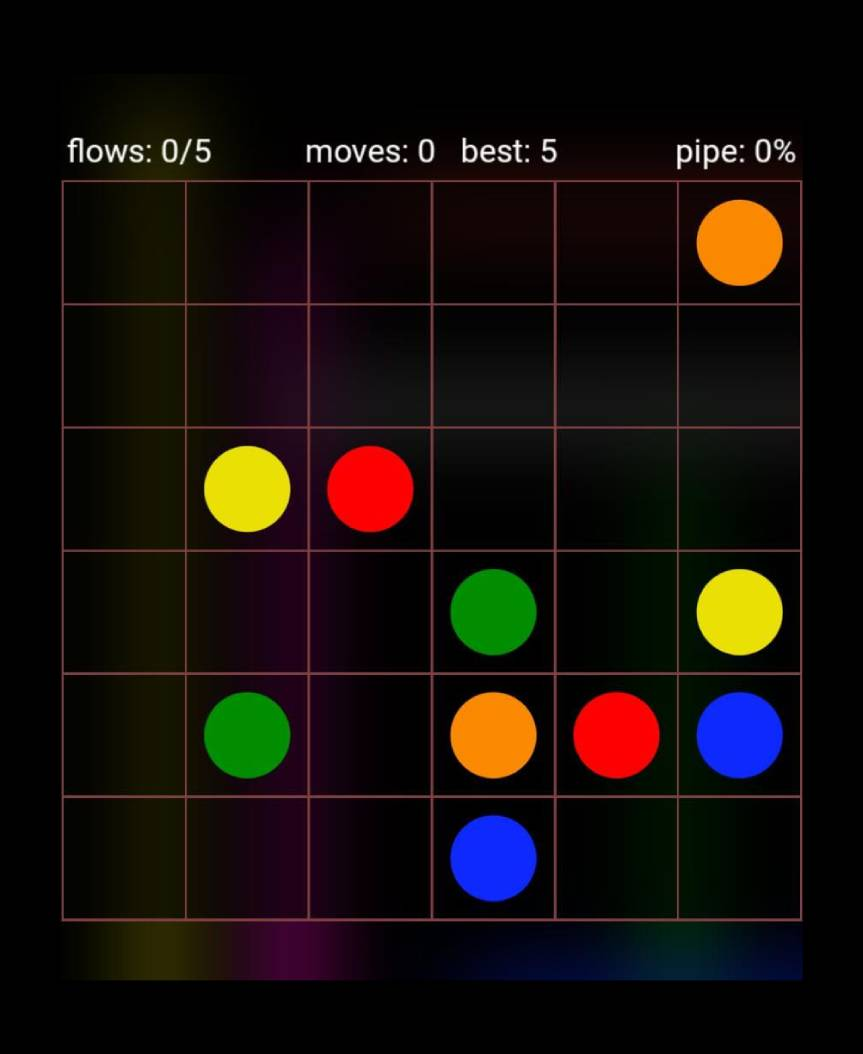
#> input picture Flow Free Game/6x6.jpg, 863 x 1054 px, found by its file name
$ jupyter execute 'game solver.ipynb'
#> lines starting #> are read from the running program, lines starting #| are printed output that depends on the picture; after the words box and inside, x2 and y2 are one past the last pixel; in counts of white or black regions, pixels touching at a corner belong together
[cell 1]
import cv2
from math import sqrt
import numpy as np
from matplotlib import pyplot as plt

[cell 2]
path = "/home/ben/Code/Flow-Free-Solver-Using-OpenCV/Flow Free Game/6x6.jpg"
height = 500
width = 500

img = cv2.imread(path)
#> img is the input picture: shape (1054, 863, 3); mean B, G, R 11.2, 15, 21.8
img = cv2.resize(img,(width, height))
#> img: shape (500, 500, 3)
imgBlank = np.zeros((height,width, 3), np.uint)

[cell 3]
imgGray = cv2.cvtColor(img, cv2.COLOR_BGR2GRAY)
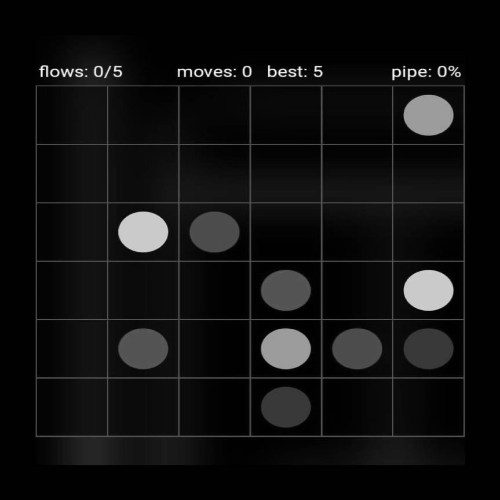
#> imgGray: shape (500, 500); min 0, max 253, mean 16.6
imgBlur = cv2.GaussianBlur(imgGray,(5,5),1)
_, th4 = cv2.threshold(img, 127, 255, cv2.THRESH_TOZERO)
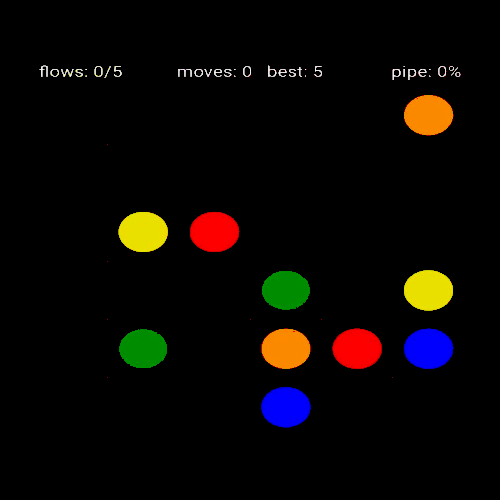
#> th4: shape (500, 500, 3); mean B, G, R 3.9, 6.9, 10

res = cv2.bitwise_xor(img, th4)
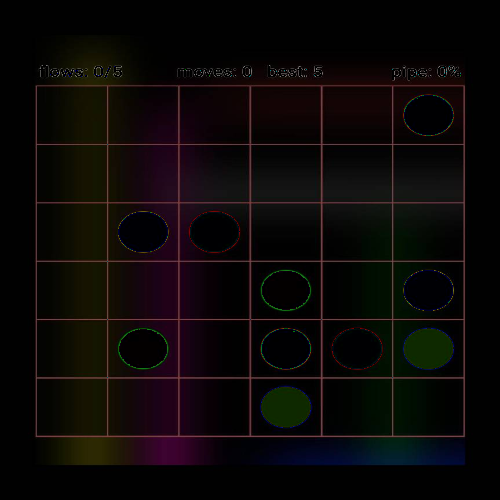
#> res: shape (500, 500, 3); mean B, G, R 7.3, 8.1, 11.7
imgGray_grid = cv2.cvtColor(res, cv2.COLOR_BGR2GRAY)
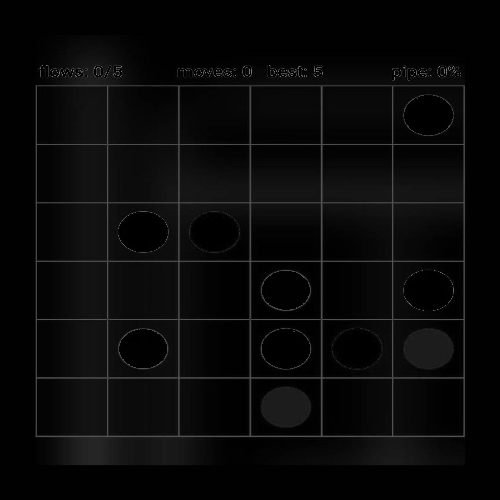
#> imgGray_grid: shape (500, 500); min 0, max 126, mean 9.1
imgBlur = cv2.GaussianBlur(imgGray_grid,(5,5),1)
imgThreshold = cv2.adaptiveThreshold(imgBlur,255,1,1,11,2)
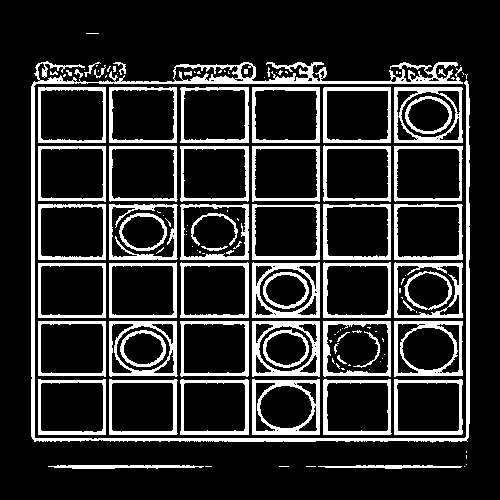
#> imgThreshold: shape (500, 500); 17.5% white; 131 white regions (69 under 20 px), largest, box (x1, y1, x2, y2) and area: (31, 61, 470, 443) 7472, (252, 379, 320, 435) 1386, (252, 262, 320, 318) 1363

imgGray_box = cv2.cvtColor(img, cv2.COLOR_BGR2GRAY)
imgBlur_box = cv2.GaussianBlur(imgGray_box,(5,5),1)
imgThreshold_box = cv2.adaptiveThreshold(imgBlur_box,255,1,1,11,2)
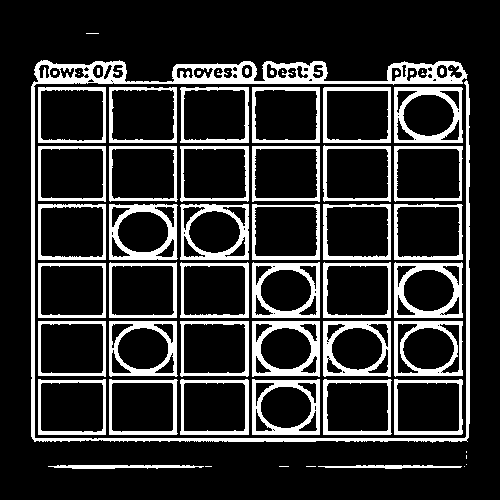
#> imgThreshold_box: shape (500, 500); 18.4% white; 64 white regions (22 under 20 px)

contours_box, heirarchy = cv2.findContours(imgThreshold_box, cv2.RETR_EXTERNAL, cv2.CHAIN_APPROX_SIMPLE)
#> contours_box = 47 contours, 8 with area under 20; largest, box (x1, y1, x2, y2) and area: (31, 60, 470, 443) 9532, (394, 87, 463, 143) 3696, (252, 87, 320, 143) 3685, (323, 87, 391, 143) 3684, (38, 87, 106, 143) 3684

[cell 4]
def biggestContour(contours):
    biggest = np.array([])
    max_area = 0
    for cnt in contours:
        area= cv2.contourArea(cnt)
        if area>500:
            peri = cv2.arcLength(cnt,True)
            approx = cv2.approxPolyDP(cnt, 0.02*peri,True)
            if area>max_area and len(approx)==4:
                max_area = area
                biggest = approx
#> this loop made 47 passes
#> (area, peri, max_area, biggest) on passes 10, 28, 33, 40: (3639, 247.3, 3639, [[394, 379], [394, 434], [462, 433], [461, 379]]), (3662.5, 250.4, 3662.5, [[394, 204], [394, 259], [462, 259], [461, 204]]), (3670, 251.5, 3670, [[38, 204], [38, 259], [105, 259], [105, 204]]), (3695.5, 247.1, 3695.5, [[394, 87], [394, 142], [462, 142], [461, 87]])
#> after the loop, max_area = 3695.5
    return biggest, max_area

def reorder(points):
    points = points.reshape((4,2))
    pointsnew = np.zeros((4,1,2),dtype= np.int32)
    add = points.sum(1)
    pointsnew[0] = points[np.argmin(add)]
    pointsnew[3] = points[np.argmax(add)]
    diff = np.diff(points,axis=1)
    pointsnew[1] = points[np.argmin(diff)]
    pointsnew[2] = points[np.argmax(diff)]
    return pointsnew

def splitBoxes(img,n):
    rows = np.vsplit(img,n)
    boxes=[]
    for r in rows:
        cols = np.hsplit(r,n)
        for box in cols:
            boxes.append(box)
    return boxes

col_val = [[0,0,254,1],[0,141,2,2],[4,224,234,3],[254,41,14,4],[0,137,250,5]]

def predict(boxes):
    board = []
    for image in boxes:
        col = (image[50,50])
        e = 0
        for i in col_val:
            if i[0]==col[0] and i[1]==col[1] and i[2]==col[2]:
                e = i[3]
        board.append(e)
    return board

[cell 5]
biggest_box, maxArea_box = biggestContour(contours_box)
#> biggest_box = [[394, 87], [394, 142], [462, 142], [461, 87]]; maxArea_box = 3695.5
imgBigcontours_box = img.copy()
if biggest_box.size!= 0:
    biggest = reorder(biggest_box)
#> in reorder, `points = points.reshape((4,2))`: points = [[394, 87], [394, 142], [462, 142], [461, 87]]
#> in reorder, `add = points.sum(1)`: add = [481, 536, 604, 548]
#> in reorder, `diff = np.diff(points,axis=1)`: diff = [-307, -252, -320, -374]
#> biggest = [[394, 87], [461, 87], [394, 142], [462, 142]]
    cv2.drawContours(imgBigcontours_box, biggest, -1,(0,0,255),10)
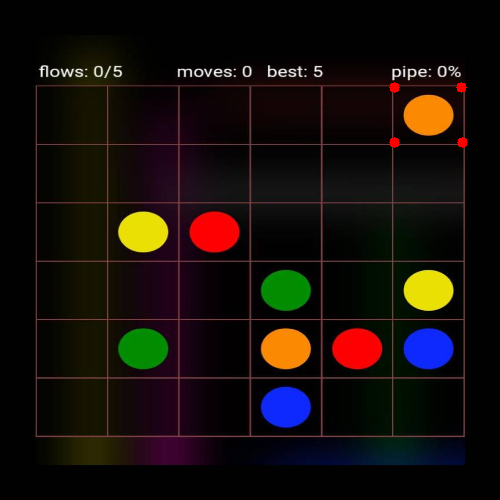
#> imgBigcontours_box: shape (500, 500, 3); mean B, G, R 11.1, 15, 22
    pts1 = np.float32(biggest)
#> pts1 = [[394, 87], [461, 87], [394, 142], [462, 142]]
    pts2 = np.float32([[0,0],[width,0],[0,height],[width,height]])
    matrix = cv2.getPerspectiveTransform(pts1,pts2)
#> matrix = [[7.64, 1.01e-15, -3011.4], [7.54e-16, 9.45, -822.1], [9.09e-19, 0.000278, 1]]

[cell 6]
edges= cv2.Canny(imgGray_grid, 175,300)
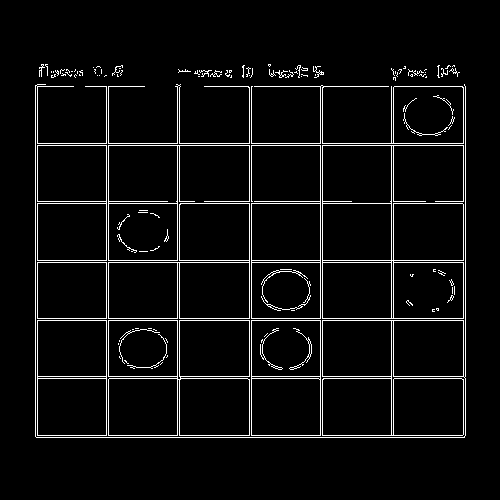
#> edges: shape (500, 500); 4.7% white in thin lines or dots, all inside (x1, y1, x2, y2) = (35, 64, 466, 438)
contours, hierarchy= cv2.findContours(edges.copy(), cv2.RETR_EXTERNAL, cv2.CHAIN_APPROX_NONE)
#> contours = 79 contours, 68 with area under 20; largest, box (x1, y1, x2, y2) and area: (322, 145, 464, 319) 19968, (35, 84, 466, 438) 15710, (108, 320, 250, 436) 15708, (108, 203, 250, 319) 11776, (251, 145, 321, 319) 7938

biggest, maxArea = biggestContour(contours)
#> the loop in biggestContour (call 2), `for cnt in contours:` made 79 passes
#> (area, peri, max_area, biggest) on pass 1: (7935, 368, 7935, [[251, 320], [251, 435], [320, 435], [320, 320]])
#> biggest = [[251, 320], [251, 435], [320, 435], [320, 320]]; maxArea = 7935

if biggest.size!= 0:
    biggest = reorder(biggest)
#> biggest = [[251, 320], [320, 320], [251, 435], [320, 435]]
    pts1 = np.float32(biggest)
#> pts1 = [[251, 320], [320, 320], [251, 435], [320, 435]]
    pts2 = np.float32([[0,0],[width,0],[0,height],[width,height]])
    cv2.drawContours(img.copy(), biggest, -1,(0,0,255),10)
    matrix = cv2.getPerspectiveTransform(pts1,pts2)
#> matrix = [[7.25, 0, -1818.8], [7.11e-16, 4.35, -1391.3], [0, 0, 1]]
    imgWarpColored = cv2.warpPerspective(img, matrix, (width,height))
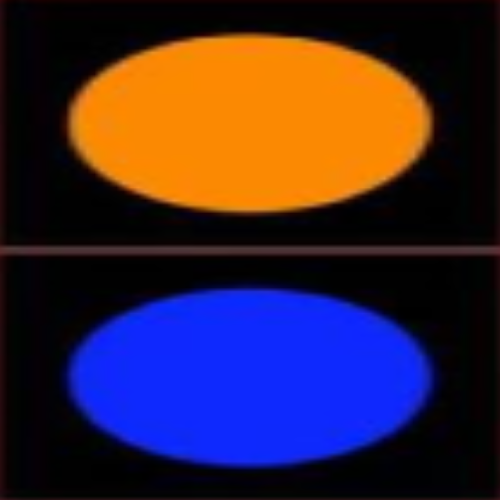
#> imgWarpColored: shape (500, 500, 3); mean B, G, R 55.2, 38, 57.3
    imgDetectedCircles = imgBlank.copy()
    # imgWarpColored = cv2.cvtColor(imgWarpColored,cv2.COLOR_BGR2GRAY)

cv2.drawContours(img,contours, -1,(0,255,0),3)
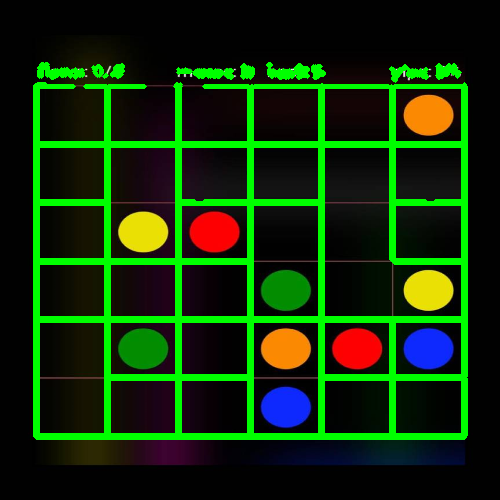
#> img: shape (500, 500, 3); mean B, G, R 7.9, 47.4, 16.4
cv2.imshow("Result", img)

[cell 7]
imgSolvedDigits = imgBlank.copy()

n = int(sqrt(maxArea/maxArea_box))
#> n = 1
print(maxArea,maxArea_box)
#| 7935.0 3695.5
boxes = splitBoxes(imgWarpColored,n)
#> in splitBoxes, `rows = np.vsplit(img,n)`: rows = 1 item
#> the loop in splitBoxes, `for r in rows:` made 1 pass
#> boxes = 1 item
board = predict(boxes)
#> the loop in predict, `for image in boxes:` made 1 pass
#> col on pass 1: [1, 1, 1]
#> after the loop in predict, `for image in boxes:`: board = [0]
#> board = [0]
print(board)
#| [0]
bt  = open('board.txt','w')
bt.write(str(int(sqrt(len(board))))+"\n")
for i in range(len(board)):
    bt.write(str(board[i])+" ")
#> this loop made 1 pass
bt.close()

$ run again, with Flow Free Game/5x5.jpg copied over Flow Free Game/6x6.jpg
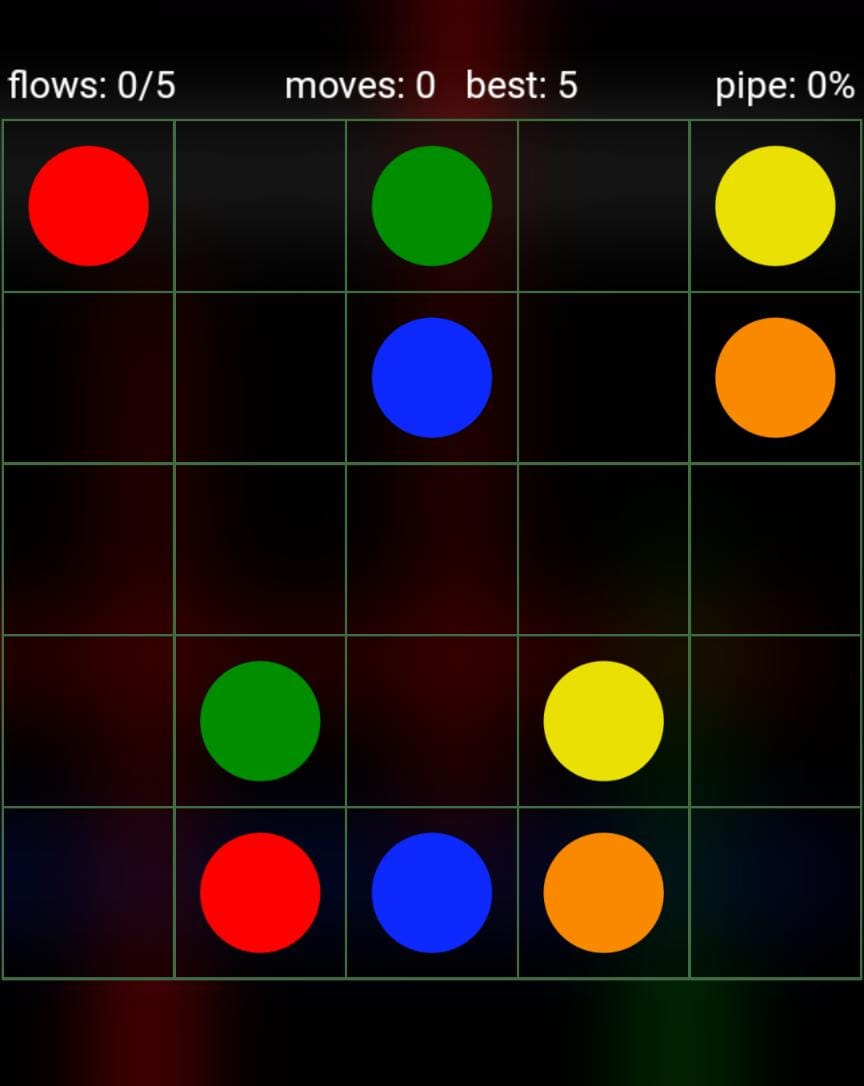
#> input picture Flow Free Game/5x5.jpg, 864 x 1086 px, found by its file name
#> img is the input picture: shape (1086, 864, 3); mean B, G, R 14.1, 21.2, 32.8
#> `imgThreshold = cv2.adaptiveThreshold(imgBlur,255,1,1,11,2)`:
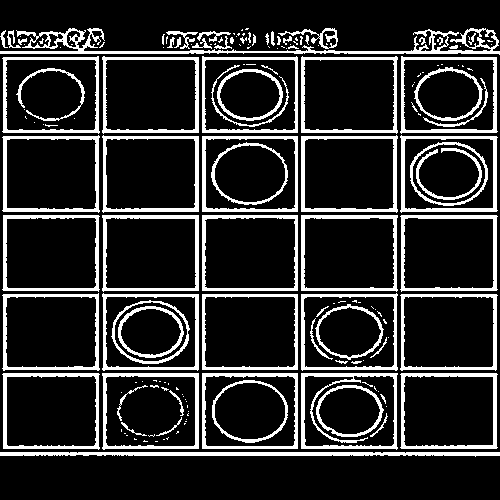
#> imgThreshold: shape (500, 500); 17.2% white; 175 white regions (98 under 20 px), largest, box (x1, y1, x2, y2) and area: (0, 28, 500, 55) 2826, (0, 452, 500, 457) 1919, (301, 373, 398, 450) 1498
#> imgThreshold_box: shape (500, 500); 18.7% white; 49 white regions (5 under 20 px)
#> contours_box = 27 contours; largest, box (x1, y1, x2, y2) and area: (0, 27, 500, 55) 8150, (301, 56, 398, 134) 7134, (301, 293, 398, 371) 7133, (102, 293, 199, 371) 7133, (102, 56, 199, 134) 7133
#> the loop in biggestContour, `for cnt in contours:` made 27 passes
#> (area, peri, max_area, biggest) on passes 2, 5, 7, 9, 23: (7129, 343.3, 7129, [[400, 374], [401, 448], [497, 447], [496, 373]]), (7131, 343.7, 7131, [[102, 373], [103, 449], [198, 448], [198, 373]]), (7131.5, 344.7, 7131.5, [[400, 295], [401, 370], [496, 369], [496, 294]]), (7133, 345.3, 7133, [[397, 294], [301, 294], [301, 369], [396, 370]]), (7134, 345.3, 7134, [[301, 57], [301, 132], [397, 132], [396, 56]])
#> after the loop in biggestContour, `for cnt in contours:`: max_area = 7134
#> biggest_box = [[301, 57], [301, 132], [397, 132], [396, 56]]; maxArea_box = 7134
#> points = [[301, 57], [301, 132], [397, 132], [396, 56]]
#> add = [358, 433, 529, 452]
#> diff = [-244, -169, -265, -340]
#> `biggest = reorder(biggest_box)`: biggest = [[301, 57], [396, 56], [301, 132], [397, 132]]
#> imgBigcontours_box: shape (500, 500, 3); mean B, G, R 14.1, 21.1, 33
#> `matrix = cv2.getPerspectiveTransform(pts1,pts2)`: matrix = [[5.62, -5.16e-16, -1690.9], [0.0747, 7.09, -426.9], [0.000149, 0.000146, 1]]
#> edges: shape (500, 500); 5% white in thin lines or dots, all inside (x1, y1, x2, y2) = (0, 31, 500, 452)
#> contours = 86 contours, 83 with area under 20; largest, box (x1, y1, x2, y2) and area: (0, 54, 500, 452) 198101, (436, 35, 442, 44) 23, (418, 35, 425, 45) 22
#> the loop in biggestContour (call 2), `for cnt in contours:` made 86 passes
#> (area, peri, max_area, biggest) on pass 1: (198101, 1789.7, 198101, [[0, 55], [1, 451], [499, 450], [498, 54]])
#> `biggest, maxArea = biggestContour(contours)`: biggest = [[0, 55], [1, 451], [499, 450], [498, 54]]; maxArea = 198101
#> `biggest = reorder(biggest)`: biggest = [[0, 55], [498, 54], [1, 451], [499, 450]]
#> `matrix = cv2.getPerspectiveTransform(pts1,pts2)`: matrix = [[1, -0.00254, 0.139], [0.00254, 1.26, -69.44], [8.45e-22, 4.21e-19, 1]]
#> `cv2.drawContours(img,contours, -1,(0,255,0),3)`:
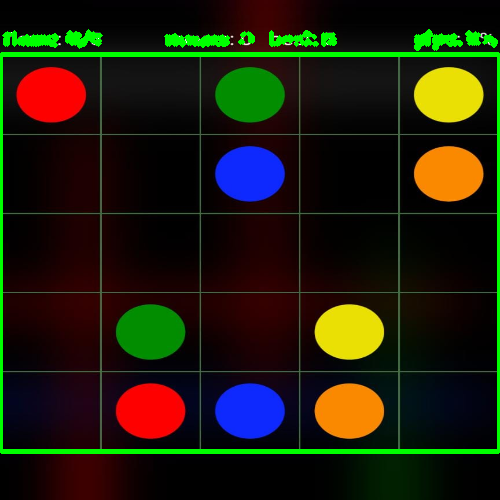
#> img: shape (500, 500, 3); mean B, G, R 12, 29.8, 30.5
#> n = 5
#| 198101.0 7134.0
#> rows = 5 items
#> the loop in splitBoxes, `for r in rows:` made 5 passes
#> after the loop in splitBoxes, `for r in rows:`: boxes = 25 items
#> the loop in predict, `for image in boxes:` made 25 passes
#> col on passes 1 to 8: [0, 0, 254], [16, 16, 16], [0, 141, 2], [16, 16, 16], [4, 224, 234], [0, 0, 14], [1, 0, 2], [254, 41, 14]
#> after the loop in predict, `for image in boxes:`: board = 25 values, max 5 at index 9, min 0 at index 1, mean 1.2
#| [1, 0, 2, 0, 3, 0, 0, 4, 0, 5, 0, 0, 0, 0, 0, 0, 2, 0, 3, 0, 0, 1, 4, 5, 0]
#> the loop `for i in range(len(board)):` made 25 passes

$ run again, with Flow Free Game/7x7.jpg copied over Flow Free Game/6x6.jpg
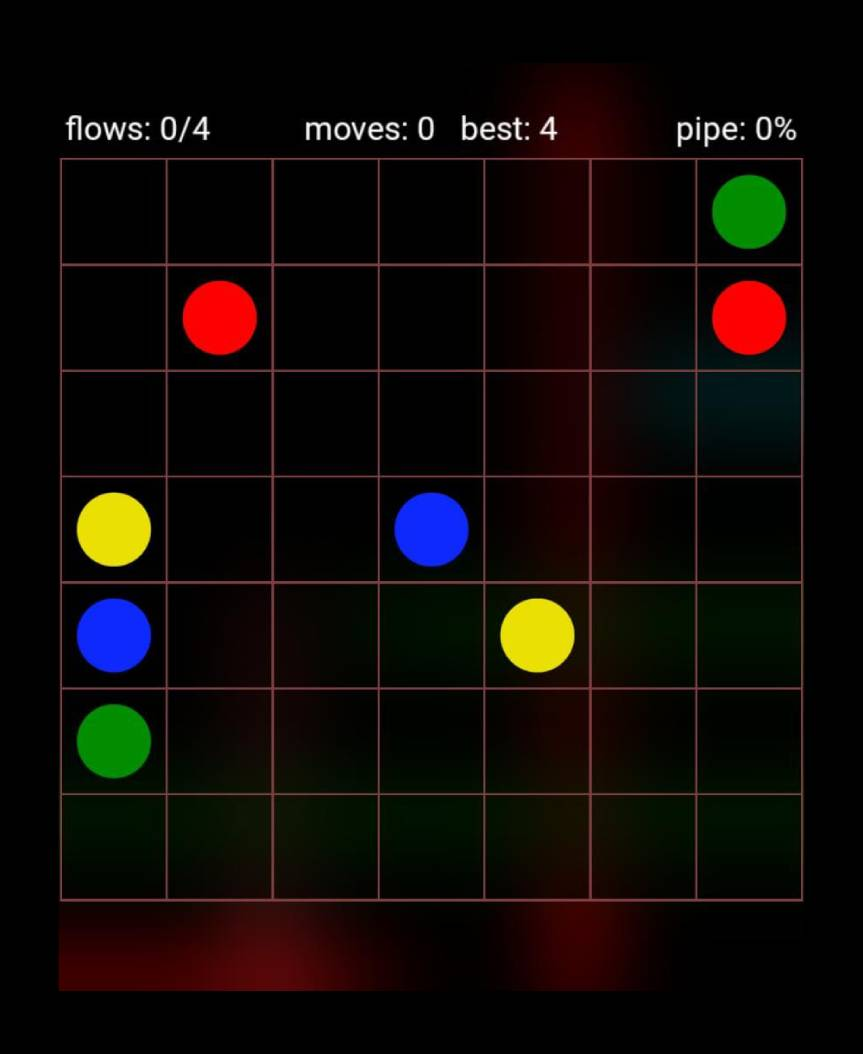
#> input picture Flow Free Game/7x7.jpg, 863 x 1054 px, found by its file name
#> img is the input picture: shape (1054, 863, 3); mean B, G, R 7.3, 10.4, 15.9
#> imgThreshold: shape (500, 500); 18.2% white; 84 white regions (20 under 20 px), largest, box (x1, y1, x2, y2) and area: (30, 50, 470, 433) 8390, (37, 227, 95, 275) 1343, (37, 278, 95, 325) 1111
#> imgThreshold_box: shape (500, 500); 18.8% white; 69 white regions (13 under 20 px)
#> contours_box = 7 contours, 3 with area under 20; largest, box (x1, y1, x2, y2) and area: (30, 50, 470, 433) 163792, (34, 470, 218, 474) 304, (311, 471, 358, 473) 41, (31, 442, 34, 470) 22
#> the loop in biggestContour, `for cnt in contours:` made 7 passes
#> (area, peri, max_area, biggest) on pass 7: (163791.5, 1799.3, 163791.5, [[35, 53], [32, 431], [468, 429], [459, 52]])
#> after the loop in biggestContour, `for cnt in contours:`: max_area = 163791.5
#> biggest_box = [[35, 53], [32, 431], [468, 429], [459, 52]]; maxArea_box = 163791.5
#> points = [[35, 53], [32, 431], [468, 429], [459, 52]]
#> add = [88, 463, 897, 511]
#> diff = [18, 399, -39, -407]
#> `biggest = reorder(biggest_box)`: biggest = [[35, 53], [459, 52], [32, 431], [468, 429]]
#> imgBigcontours_box: shape (500, 500, 3); mean B, G, R 7.2, 10.3, 16.1
#> `matrix = cv2.getPerspectiveTransform(pts1,pts2)`: matrix = [[1.18, 0.00937, -41.82], [0.00322, 1.37, -72.48], [-5.74e-06, 7.53e-05, 1]]
#> edges: shape (500, 500); 4.9% white in thin lines or dots, all inside (x1, y1, x2, y2) = (34, 54, 466, 429)
#> contours = 90 contours, 75 with area under 20; largest, box (x1, y1, x2, y2) and area: (344, 76, 464, 429) 20181, (36, 76, 280, 326) 19976, (159, 126, 342, 276) 17590, (36, 126, 96, 326) 11741, (97, 327, 219, 428) 11540
#> the loop in biggestContour (call 2), `for cnt in contours:` made 90 passes
#> (area, peri, max_area, biggest) on passes 1, 2, 7, 12: (2889.5, 220.2, 2889.5, [[343, 377], [341, 427], [402, 425], [402, 377]]), (2936, 217.7, 2936, [[281, 377], [281, 425], [341, 425], [341, 377]]), (5839, 314.8, 5839, [[36, 327], [36, 425], [95, 425], [95, 327]]), (11741, 516, 11741, [[36, 126], [36, 325], [95, 325], [95, 126]])
#> `biggest, maxArea = biggestContour(contours)`: biggest = [[36, 126], [36, 325], [95, 325], [95, 126]]; maxArea = 11741
#> `biggest = reorder(biggest)`: biggest = [[36, 126], [95, 126], [36, 325], [95, 325]]
#> `matrix = cv2.getPerspectiveTransform(pts1,pts2)`: matrix = [[8.47, 2.26e-17, -305.1], [0, 2.51, -316.6], [-1.93e-18, 0, 1]]
#> `cv2.drawContours(img,contours, -1,(0,255,0),3)`:
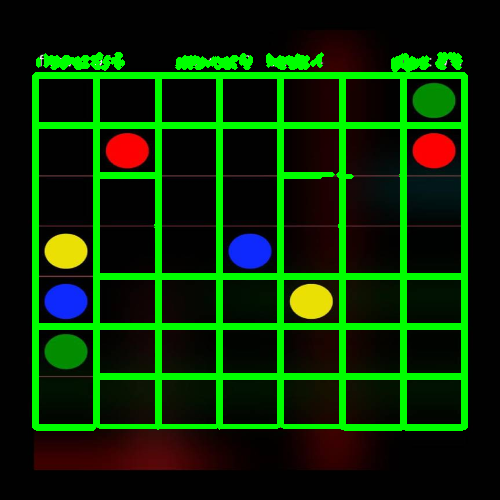
#> img: shape (500, 500, 3); mean B, G, R 4.2, 46.8, 10.8
#> n = 0
#| 11741.0 163791.5
